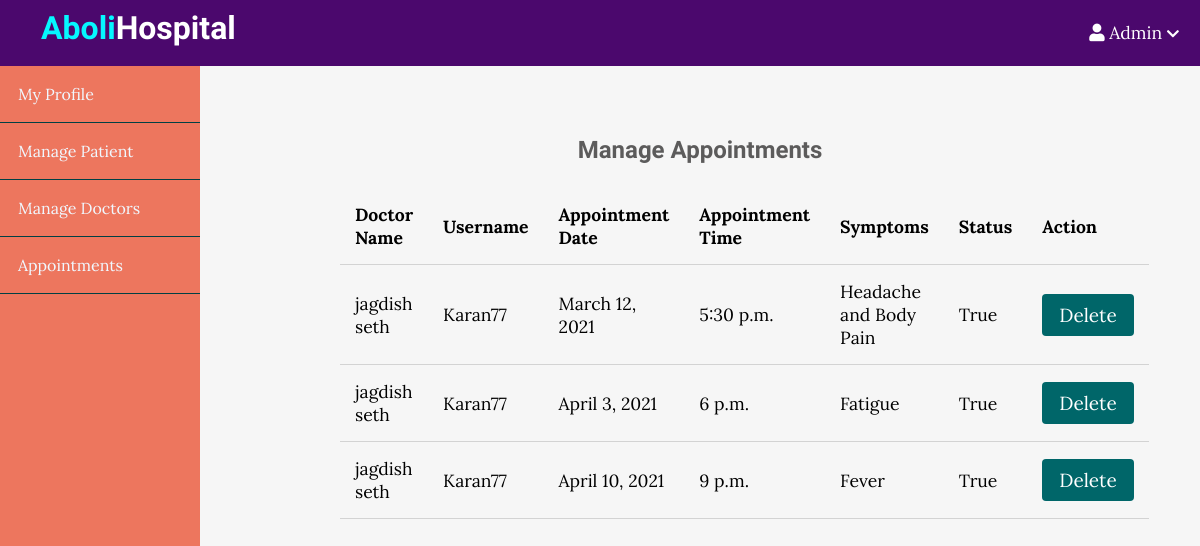
Page /adminappointment/ (signed in) on the committed database.
### Hosp/models.py (models this page shows, shortened)
class Appointment(models.Model):
	doctorname = models.CharField(max_length=50)
	patientname = models.CharField(max_length=50)
	username = models.CharField(max_length=50)
	patientemail = models.EmailField(max_length=50)
	appointmentdate = models.DateField(max_length=10)
	appointmenttime = models.TimeField(max_length=10)
	symptoms = models.CharField(max_length=100)
	status = models.BooleanField()
	gender = models.CharField(max_length=16,default="Male")

### Hosp/views.py (the view)
# urls.py: path('adminappointment/',adminappointment,name='adminappointment'),
def adminappointment(request):
	if not request.user.is_staff:
		return redirect('login')
	appoin=Appointment.objects.filter(appointmentdate__gte=timezone.now(),status=True).order_by('appointmentdate')
	d={'appoin':appoin}
	return render(request,'adminappointment.html',d)

### Hosp/templates/adminappointment.html (shortened to what this page needs)
{% extends 'adminDash.html' %}
{% load static %}
            {% block body_block %}
            <div class="admin-content">
                <div class="content">
                    <h2 class="page-title">Manage Appointments</h2>
                    <table id="table_id">
                        <thead>
                            <th>Doctor Name</th>
                            <th>Username</th>
                            <th>Appointment Date</th>
                            <th>Appointment Time</th>
                            <th>Symptoms</th>
                            <th>Status</th>
                            <th>Action</th>
                        </thead>
                        <tbody>
                          {% for i in appoin %}
                            <tr>
                                <td>{{ i.doctorname }}</td>
                                <td>{{ i.username }}</td>
                                <td>{{ i.appointmentdate }}</td>
                                <td>{{ i.appointmenttime }}</td>
                                <td>{{ i.symptoms }}</td>
                                <td>{{ i.status }}</td>
                                <td><a href="{% url 'admin_delete_doctor' i.id i.username %}" onclick="return confirm('Are you sure you want to delete?')" class="btn btn-danger">Delete</a></td>
                            </tr>
                           {% endfor %}
                        </tbody>
                    </table>
                </div>
            </div>
            {% endblock %}
{% block js%}
<link rel="stylesheet" type="text/css" href="https://cdn.datatables.net/v/dt/jszip-2.5.0/dt-1.10.23/af-2.3.5/b-1.6.5/b-colvis-1.6.5/b-html5-1.6.5/b-print-1.6.5/cr-1.5.3/fc-3.3.2/kt-2.6.1/r-2.2.7/rg-1.1.2/rr-1.2.7/sl-1.3.1/datatables.min.css"/>
{% endblock %}

### Hosp/templates/AdminDash.html (shortened to what this page needs)
<!DOCTYPE html>
<html lang="en">
    <head>
        <link rel="stylesheet"
            href="https://use.fontawesome.com/releases/v5.7.2/css/all.css"
>
    </head>
    <body>
      <header>
        <div class="logo">
            <h1 class="logo-text"><span>Aboli</span>Hospital</h1>
        </div>
        <ul class="nav">
            <li>
                <a href="#">
                    <i class="fa fa-user"></i>
                    Admin
                    <i class="fa fa-chevron-down" style="font-size: .8em;"></i>
                </a>
            </li>
        </ul>
    </header>
        <div class="admin-wrapper">
            <div  class="left-sidebar">
                <ul>
                    <li><a href="{% url 'adminhome' %}">My Profile</a></li>
                    <li><a href="{% url 'adminaddpatient' %}">Manage Patient</a></li>
                    <li><a href="{% url 'adminadddoctor' %}">Manage Doctors</a></li>
                    <li><a href="{% url 'adminappointment' %}">Appointments</a></li>
                </ul>
            </div>
            {% block body_block %}{% endblock %}
        </div>
{% block js%}{% endblock %}
    </body>
</html>

### Hosp/templates/adminappointment.html (style rules this page uses)
header { background: #01474a; }
.admin-wrapper { display: flex; height: calc(100% - 66px); }
.admin-wrapper .left-sidebar { flex: 2; height: 100%; background: #ed765e; }
.admin-wrapper .left-sidebar ul { list-style: none; margin: 0px; padding: 0px; color: aliceblue; }
.admin-wrapper .left-sidebar ul li a { padding: 18px; display: block; border-bottom: 1px solid #004044; }
.admin-wrapper .admin-content { flex: 8; height: 100%; padding: 40px 100px 100px; overflow-y: scroll; }
.admin-content .page-title { text-align: center; margin-bottom: 1.5rem; }
table { width: 100%; border-collapse: collapse; font-size: 1.1rem; }
th, td { padding: 15px; text-align: left; border-bottom: 1px solid #d3d3d3; }
* { box-sizing: border-box }
html, body { height: 100%; padding: 0px; margin: 0px; background: #f6f6f6; font-family: 'Lora', serif; }
h1, h2, h3, h4, h5, h6 { font-family: 'Candal', serif; color: #5c5b5b; margin: 5px; }
a { text-decoration: none; color: inherit; }
.btn { padding: .5rem 1rem; background: #006669; color: white; border: 1px solid transparent; border-radius: .25rem; font-size: 1.08em; font-family: 'Lora', serif; }
header { background: #4b086d; height: 66px; }
header * { color: white; }
header .logo { float: left; height: inherit; margin-left: 2em; }
header .logo-text { margin: 9px; font-family: 'Candal', serif; }
header .logo-text span { color: #05f7ff; }
header ul { float: right; margin: 0px; padding: 0px; list-style: none; }
header ul li { float: left; position: relative; }
header ul li a { display: block; padding: 21px; font-size: 1.1em; text-decoration: none; }
.content { width: 90%; margin: 30px auto 30px; }

### rows in the picture
Appointment: doctorname "jagdish seth", username "Karan77", appointmentdate "March 12, 2021", appointmenttime "5:30 p.m.", symptoms "Headache and Body Pain", status "True"
Appointment: doctorname "jagdish seth", username "Karan77", appointmentdate "April 3, 2021", appointmenttime "6 p.m.", symptoms "Fatigue", status "True"
Appointment: doctorname "jagdish seth", username "Karan77", appointmentdate "April 10, 2021", appointmenttime "9 p.m.", symptoms "Fever", status "True"
